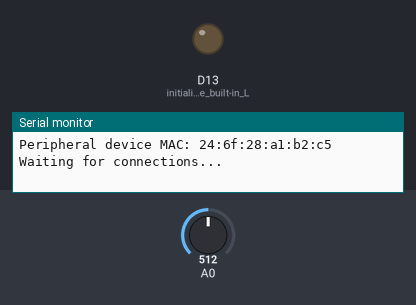
Recording of a sketch running on a simulated Arduino Nano 33 IoT. Parts: output pins drawn as LEDs (lit = HIGH), the last lines printed to the serial monitor. The test bench sets the inputs (shaded band); at power-on: A0 = 512. Nothing arrives over Bluetooth unless stated; a phone connects over Bluetooth LE 3 s after start.

Above: at 0.1 s.
At 3.1 s:
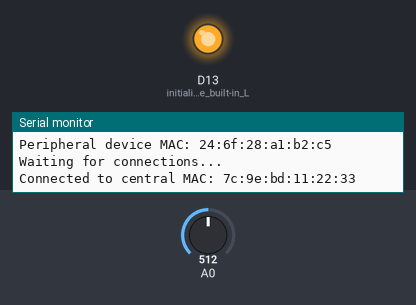
Timing chart, 0 to 4.6 s (numbered marks = the images above):
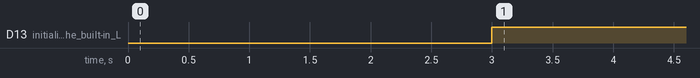

The sketch:

readIntervalBLE.ino
```cpp
/*
  Arduino Nano 33 BLE Getting Started
  BLE peripheral with a simple Hello World greeting service that can be viewed
  on a mobile phone
  Adapted from Arduino BatteryMonitor example
*/

#include <ArduinoBLE.h>


BLEService sensorService("478acafe-8b6c-4438-848b-c258486fa14f");  // User defined service

const int ledPin = LED_BUILTIN; // pin to use for the LED

BLEIntCharacteristic intSensorCharacteristic("e42383c0-e0b3-44ed-b4dc-9a9d2ef864b1", BLERead);

unsigned long sensorTimer = 0;
int sensorInterval = 20000; // 20 second update interval
int sensorVal = -1;

void setup() {
  Serial.begin(9600);    // initialize serial communication
  while (!Serial);

  pinMode(LED_BUILTIN, OUTPUT); // initialize the built-in LED pin

  if (!BLE.begin()) {   // initialize BLE
    Serial.println("starting BLE failed!");
    while (1);
  }

  BLE.setLocalName("sensorNano33BLE");  // Set name for connection
  BLE.setAdvertisedService(sensorService); // Advertise service

  sensorService.addCharacteristic(intSensorCharacteristic);

  // Add service
  BLE.addService(sensorService);
  // Set greeting characteristics initial values
  intSensorCharacteristic.writeValue(sensorVal);

  BLE.advertise();  // Start advertising
  Serial.print("Peripheral device MAC: ");
  Serial.println(BLE.address());
  Serial.println("Waiting for connections...");
}

void loop() {
  BLEDevice central = BLE.central();  // Wait for a BLE central to connect

  // if a central is connected to the peripheral:
  if (central) {
    Serial.print("Connected to central MAC: ");
    // print the central's BT address:
    Serial.println(central.address());
    // turn on the LED to indicate the connection:
    digitalWrite(LED_BUILTIN, HIGH);


    while (central.connected()) {
      // Check for new BLE data and service it with any handlers
      BLE.poll();

      // Don't use Delay, use a timer so the poll() function
      // can be called to service any incoming requests
      if (millis() > sensorTimer) {
        sensorTimer = millis() + sensorInterval;
        // 1.3.4 TODO: replace analogRead with onboard sensor reading
        // 1.4 TODO: add another characteristic with BLENotify parameter for a 2nd sensor
        sensorVal = analogRead(A0);
        intSensorCharacteristic.writeValue(sensorVal);

      }
    } // keep looping while connected


    // when the central disconnects, turn off the LED:
    digitalWrite(LED_BUILTIN, LOW);
    Serial.print("Disconnected from central MAC: ");
    Serial.println(central.address());
  }
}
```

Measured:
- by itself, D13 (initialize_the_built-in_L): LOW → HIGH at 3.0 s
